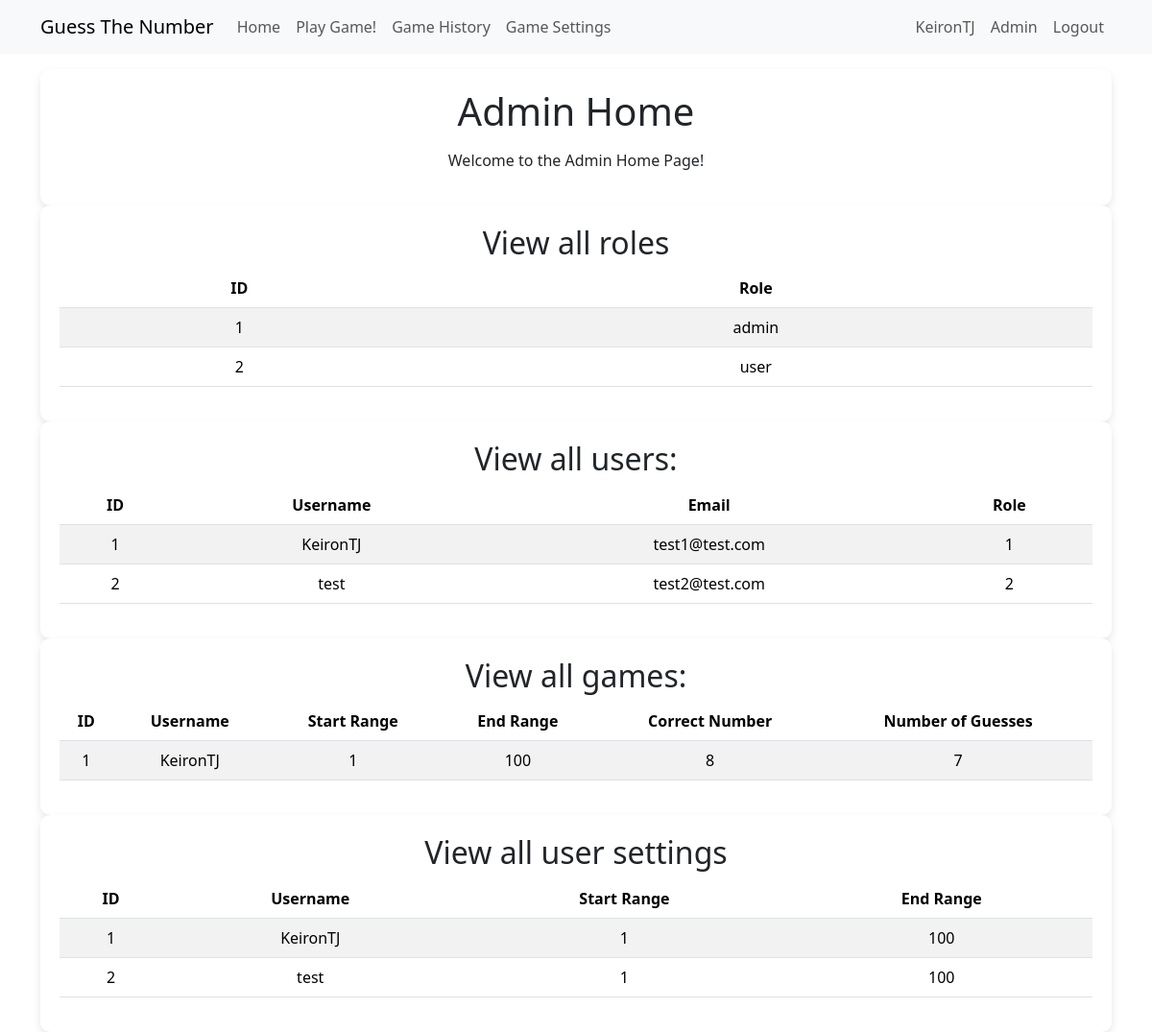
/admin_home (signed in), run on an earlier commit of the app's database.
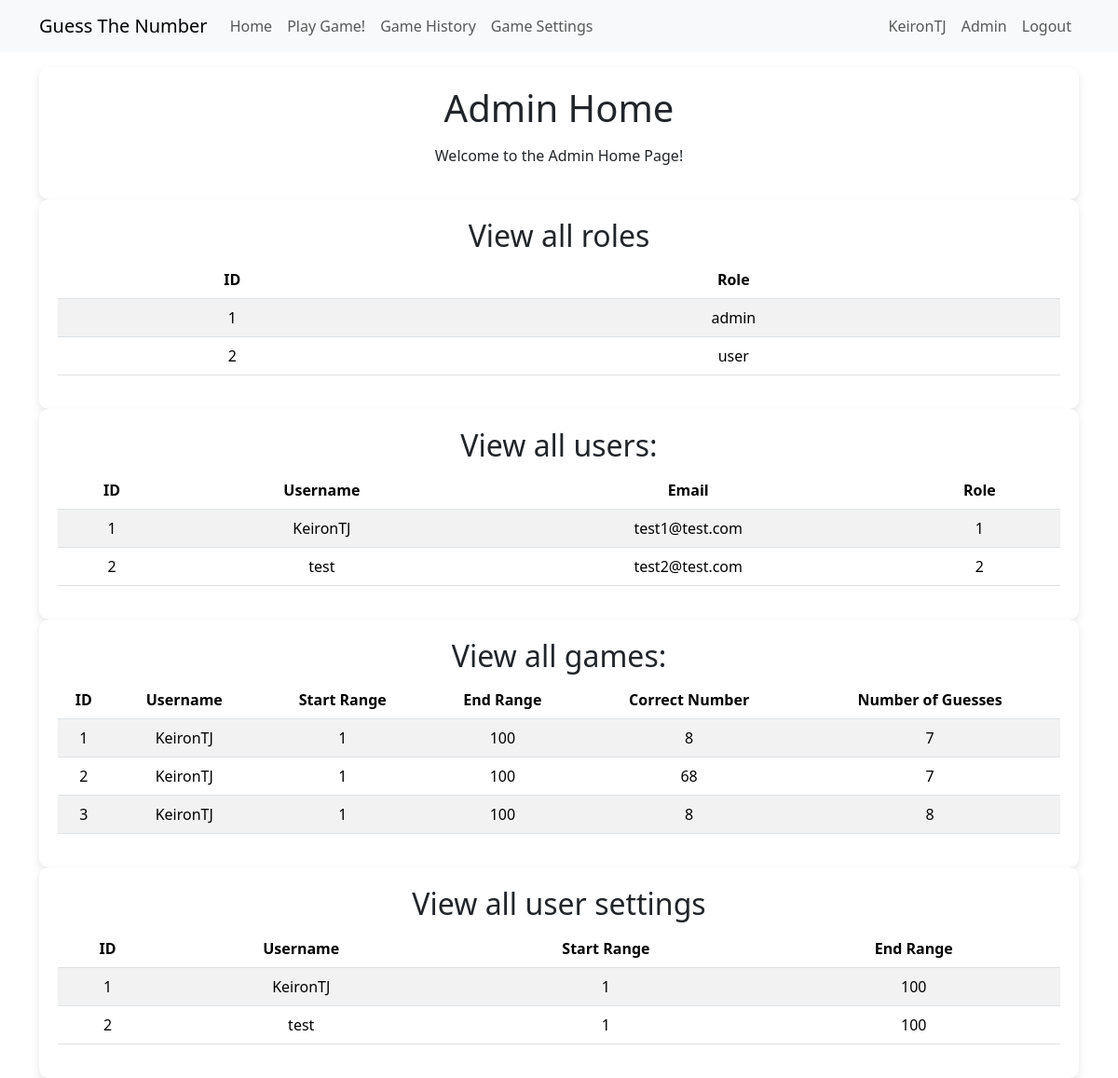
And on a later commit of the database.
### app/models.py (models this page shows, shortened)
class User(UserMixin, db.Model):
    id = db.Column(Integer, primary_key=True)
    username = db.Column(String(64), index=True, unique=True)
    email = db.Column(String(120), index=True, unique=True)
    password_hash = db.Column(String(256))
    guesses = so.relationship('GuessTheNumberHistory', back_populates='user')
    guess_settings = so.relationship('GuessTheNumberSettings', back_populates='user')
    roles = so.relationship('Role', secondary='user_roles', back_populates='users')
    def is_admin(self):
        return 'admin' in [role.name for role in self.roles]

class Role(db.Model):
    id = db.Column(Integer, primary_key=True)
    name = db.Column(String(64), index=True, unique=True)
    users = so.relationship('User', secondary='user_roles', back_populates='roles')

class GuessTheNumberHistory(db.Model):
    id = db.Column(Integer, primary_key=True)
    user_id = db.Column(Integer, db.ForeignKey('user.id'))
    start_range = db.Column(Integer)
    end_range = db.Column(Integer)
    correct_number = db.Column(Integer)
    number_of_guesses = db.Column(Integer)
    user = so.relationship('User', back_populates='guesses')

class GuessTheNumberSettings(db.Model):
    id = db.Column(Integer, primary_key=True)
    user_id = db.Column(Integer, db.ForeignKey('user.id'))
    start_range = db.Column(Integer, default=1)
    end_range = db.Column(Integer, default=100)
    user = so.relationship('User', back_populates='guess_settings')

### app/admin/routes.py (the view)
@bp.route('/admin_home', methods=['GET', 'POST'])
@login_required
@admin_required
def admin_home():
    users = db.session.query(User).all()
    roles = db.session.query(Role).all()
    user_roles = db.session.query(UserRoles).all()
    gamesettings = db.session.query(GuessTheNumberSettings).all()
    gamehistory = db.session.query(GuessTheNumberHistory).all()
    return render_template('admin/admin_home.html',
                           title='Admin Home',
                           users=users,
                           roles=roles,
                           user_roles=user_roles,
                           gamesettings=gamesettings,
                           gamehistory=gamehistory)

### app/models.py (called while the page is built)
@login.user_loader
def load_user(id):
    return db.session.get(User, int(id))

### app/templates/admin/admin_home.html
{% extends "main/base.html" %}
{% block content %}
<div class="customdiv">
    <h1>Admin Home</h1>
    <p class="customp">Welcome to the Admin Home Page!</p>
</div>
<div class="customdiv">
    <h2>View all roles</h2>
    <table class="table table-striped">
        <thead>
            <tr>
                <th>ID</th>
                <th>Role</th>
            </tr>
        </thead>
        <tbody>
            {% for role in roles %}
                <tr>
                    <td>{{ role.id }}</td>
                    <td>{{ role.name }}</td>
                </tr>
            {% endfor %}
        </tbody>
    </table>
</div>
<div class="customdiv">
    <h2>View all users:</h1>
    <table class="table table-striped">
        <thead>
            <tr>
                <th>ID</th>
                <th>Username</th>
                <th>Email</th>
                <th>Role</th>
            </tr>
        </thead>
        <tbody>
            {% for user in users %}
                <tr>
                    <td>{{ user.id }}</td>
                    <td>{{ user.username }}</td>
                    <td>{{ user.email }}</td>
                    <td>
                        {% for role in user.roles %}
                            {{ role.id }}
                        {% endfor %}
                    </td>
                </tr>
            {% endfor %}
        </tbody>
    </table>
</div>
<div class="customdiv">
    <h2>View all games:</h1>
    <table class="table table-striped">
        <thead>
            <tr>
                <th>ID</th>
                <th>Username</th>
                <th>Start Range</th>
                <th>End Range</th>
                <th>Correct Number</th>
                <th>Number of Guesses</th>
            </tr>
        </thead>
        <tbody>
            {% for game in gamehistory %}
                <tr>
                    <td>{{ game.id }}</td>
                    <td>{{ game.user.username }}</td>
                    <td>{{ game.start_range }}</td>
                    <td>{{ game.end_range }}</td>
                    <td>{{ game.correct_number }}</td>
                    <td>{{ game.number_of_guesses }}</td>
                </tr>
            {% endfor %}
        </tbody>
    </table>
</div>
<div class="customdiv">
    <h2>View all user settings</h2>
    <table class="table table-striped">
        <thead>
            <tr>
                <th>ID</th>
                <th>Username</th>
                <th>Start Range</th>
                <th>End Range</th>
            </tr>
        </thead>
        <tbody>
            {% for settings in gamesettings %}
                <tr>
                    <td>{{ settings.id }}</td>
                    <td>{{ settings.user.username }}</td>
                    <td>{{ settings.start_range }}</td>
                    <td>{{ settings.end_range }}</td>
                </tr>
            {% endfor %}
        </tbody>
    </table>
</div>
{% endblock %}

### app/templates/main/base.html (shortened to what this page needs)
<!doctype html>
<html lang="en">
<head>
    <link href="https://cdn.jsdelivr.net/npm/bootstrap@5.3.2/dist/css/bootstrap.min.css"
          rel="stylesheet"
>
    <link rel="stylesheet" href="{{ url_for('static', filename='style.css') }}">
</head>
<body>
    <nav class="navbar navbar-expand-lg bg-body-tertiary">
        <div class="container">
            <a class="navbar-brand" href="{{ url_for('game.guess_the_number') }}">Guess The Number</a>
            <div class="collapse navbar-collapse" id="navbarSupportedContent">
                <ul class="navbar-nav me-auto mb-2 mb-lg-0">
                    <li class="nav-item">
                        <a class="nav-link" aria-current="page" href="{{ url_for('main.index') }}">Home</a>
                    </li>
                    <li class="nav-item">
                        <a class="nav-link" aria-current="page" href=" {{ url_for('game.guess_the_number')}}">Play Game!</a>
                    </li>
                    <li class="nav-item">
                        <a class="nav-link" aria-current="page" href=" {{ url_for('game.guess_the_number_history') }}">Game History</a>
                    </li>
                    <li class="nav-item">
                        <a class="nav-link" aria-current="page" href="{{ url_for('game.guess_the_number_settings') }}">Game Settings</a>
                    </li>
                </ul>
                <ul class="navbar-nav mb-2 mb-lg-0">
                    {% if current_user.is_anonymous %}
                        <li class="nav-item">
                            <a class="nav-link" aria-current="page" href="{{ url_for('auth.login') }}"">Login</a>
                        </li>
                    {% else %}
                        <li class="nav-item">
                            <a class="nav-link" aria-current="page" href="{{ url_for('main.index')}} ">{{ current_user.username }}</a>
                        </li>
                        {% if current_user.is_admin() %}
                            <li class="nav-item">
                                <a class="nav-link" aria-current="page" href="{{ url_for('admin.admin_home') }}">Admin</a>
                            </li>
                        {% endif %}
                        <li class="nav-item">
                            <a class="nav-link" aria-current="page" href="{{ url_for('auth.logout')}} ">Logout</a>
                        </li>
                    {% endif %}
                </ul>
            </div>
        </div>
    </nav>
    <div class="container mt-3">
        {% block content %}{% endblock %}
    </div>
</body>
</html>

### app/static/style.css (style rules this page uses)
.customdiv { background-color: white; padding: 20px; border-radius: 10px; box-shadow: 0 4px 8px rgba(0,0,0,0.1); text-align: center; }
.customform .customp, .customdiv .customp { margin: 15px 0; }

What changed in the data, as far as the page shows it:
added GuessTheNumberHistory: id "2", user.username "KeironTJ", start_range "1", end_range "100", correct_number "68", number_of_guesses "7"
added GuessTheNumberHistory: id "3", user.username "KeironTJ", start_range "1", end_range "100", correct_number "8", number_of_guesses "8"
